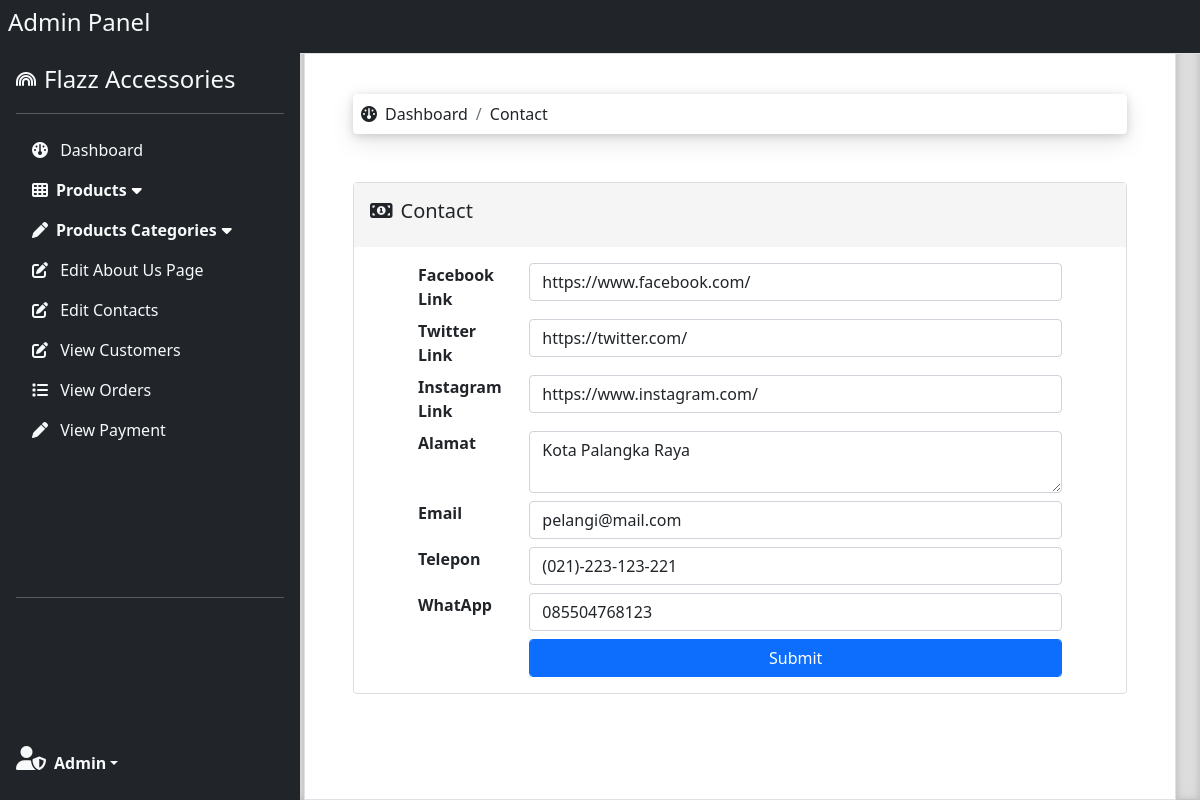
/Admin_Area/contact.php (signed in), run on an earlier commit of the app's database.
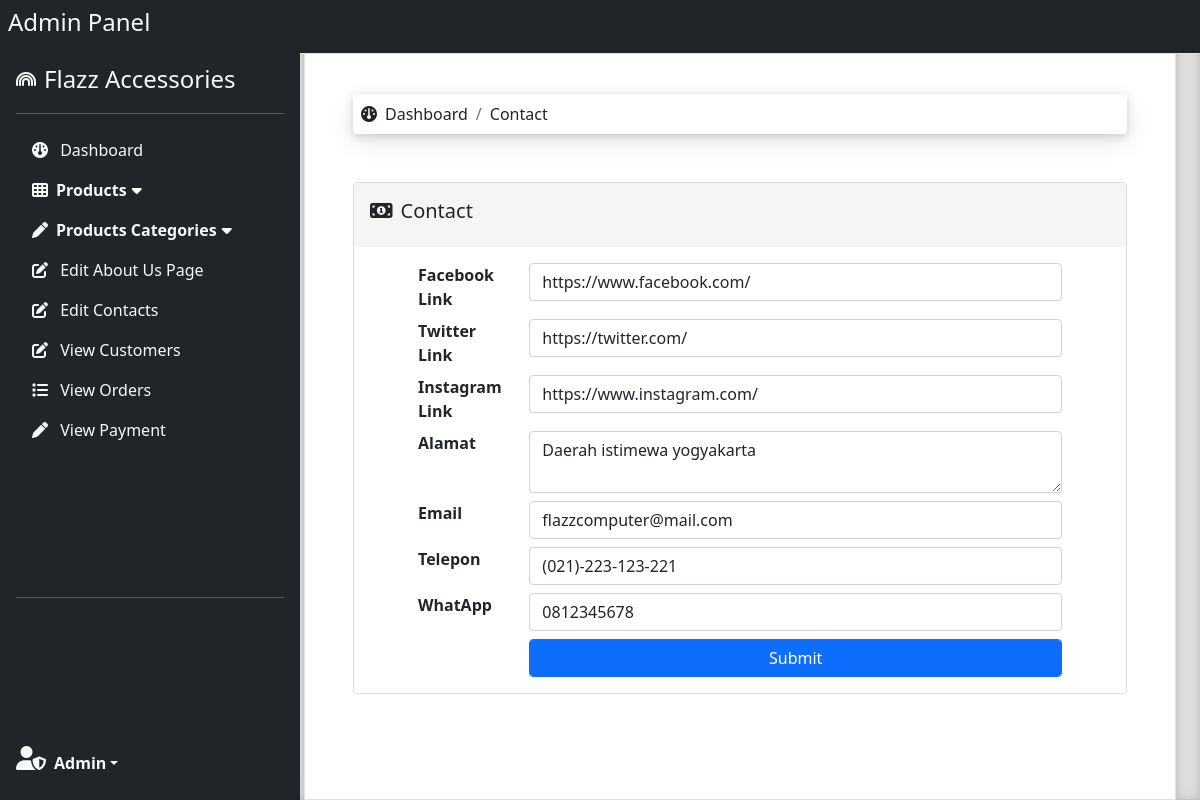
And on a later commit of the database.
### tables this page shows
CREATE TABLE `contact` (
  `id` int(1) NOT NULL,
  `facebook` varchar(50) DEFAULT NULL,
  `twitter` varchar(50) DEFAULT NULL,
  `instagram` varchar(50) DEFAULT NULL,
  `alamat` text NOT NULL,
  `email` varchar(50) DEFAULT NULL,
  `telepon` varchar(20) DEFAULT NULL,
  `whatsapp` varchar(15) DEFAULT NULL
);

### Admin_Area/contact.php (the view, shortened to what this page needs)
<?php
include("include/Top.php");
include("database/Connection.php");
$contact = $conn->query("SELECT * FROM contact")->fetch_assoc();
?>
<div class="card" style="border-color:#DDDDDD;">
    <div class="card-body" style="background-color:#F5F5F5;">
        <h5 class="card-title"><i class="fa-solid fa-money-bill-1 me-2"></i>Contact</h5>
    </div>
    <div class="card-body">
        <div class="container px-1 px-md-2 px-lg-5">
            <form method="post" action="contact.php">
                <div class="form-group row">
                    <div class="col-lg-2">
                        <label for="facebook"><b>Facebook Link</b></label>
                    </div>
                    <div class="col-lg-10">
                        <input id="facebook" class="form-control" type="text" name="facebook" value="<?php echo $contact['facebook'];?>">
                    </div>
                </div>
                <div class="form-group row mt-2">
                    <div class="col-lg-2">
                        <label for="twitter"><b>Twitter Link</b></label>
                    </div>
                    <div class="col-lg-10">
                        <input id="twitter" class="form-control" type="text" name="twitter" value="<?php echo $contact['twitter'];?>">
                    </div>
                </div>
                <div class="form-group row mt-2">
                    <div class="col-lg-2">
                        <label for="instagram"><b>Instagram Link</b></label>
                    </div>
                    <div class="col-lg-10">
                        <input id="instagram" class="form-control" type="text" name="instagram" value="<?php echo $contact['instagram'];?>">
                    </div>
                </div>
                <div class="form-group row mt-2">
                    <div class="col-lg-2">
                        <label for="alamat"><b>Alamat</b></label>
                    </div>
                    <div class="col-lg-10">
                        <textarea name="alamat" class="form-control" id="alamat" name="alamat" cols="30" rows="2" required><?php echo $contact['alamat'];?></textarea>
                    </div>
                </div>
                <div class="form-group row mt-2">
                    <div class="col-lg-2">
                        <label for="email"><b>Email</b></label>
                    </div>
                    <div class="col-lg-10">
                        <input id="email" class="form-control" type="text" name="email" value="<?php echo $contact['email'];?>">
                    </div>
                </div>
                <div class="form-group row mt-2">
                    <div class="col-lg-2">
                        <label for="telepon"><b>Telepon</b></label>
                    </div>
                    <div class="col-lg-10">
                        <input id="telepon" class="form-control" type="text" name="telepon" pattern="(([0-9]|[-]|[(]|[)]){1,20})" value="<?php echo $contact['telepon'];?>">
                    </div>
                </div>
                <div class="form-group row mt-2">
                    <div class="col-lg-2">
                        <label for="whatsapp"><b>WhatApp</b></label>
                    </div>
                    <div class="col-lg-10">
                        <input id="whatsapp" class="form-control" type="text" name="whatsapp" pattern="(08[0-9]{9,10}|[+][0-9]{13})" value="<?php echo $contact['whatsapp'];?>">
                    </div>
                </div>
                <div class="form-group row mt-2">
                    <div class="col-lg-2">
                    </div>
                    <div class="col-lg-10">
                    <input type="submit" class="btn btn-primary form-control" name="submit" value="Submit">
                    </div>
                </div>
            </form>
        </div>
    </div>
</div>
<?php
include("include/Bottom.php");
?>

What changed in the data, as far as the page shows it:
changed contact "https://www.facebook.com/": alamat "Kota Palangka Raya" → "Daerah istimewa yogyakarta"; email "pelangi@mail.com" → "flazzcomputer@mail.com"; whatsapp "085504768123" → "0812345678"
